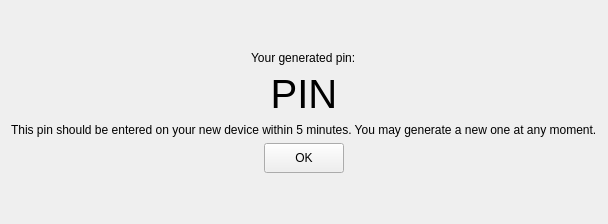
         <widget class="QWidget" name="pinDisplayPage">
          <layout class="QVBoxLayout" name="verticalLayout_18">
           <item>
            <spacer name="verticalSpacer_15">
             <property name="orientation">
              <enum>Qt::Vertical</enum>
             </property>
             <property name="sizeHint" stdset="0">
              <size>
               <width>20</width>
               <height>40</height>
              </size>
             </property>
            </spacer>
           </item>
           <item alignment="Qt::AlignHCenter">
            <widget class="QLabel" name="label_24">
             <property name="text">
              <string>Your generated pin:</string>
             </property>
            </widget>
           </item>
           <item>
            <widget class="QLabel" name="pinLabel">
             <property name="font">
              <font>
               <pointsize>30</pointsize>
               <stylestrategy>PreferAntialias</stylestrategy>
              </font>
             </property>
             <property name="toolTip">
              <string>Generated PIN for linking</string>
             </property>
             <property name="text">
              <string>PIN</string>
             </property>
             <property name="alignment">
              <set>Qt::AlignCenter</set>
             </property>
            </widget>
           </item>
           <item alignment="Qt::AlignHCenter">
            <widget class="QLabel" name="label_25">
             <property name="text">
              <string>This pin should be entered on your new device within 5 minutes. You may generate a new one at any moment.</string>
             </property>
            </widget>
           </item>
           <item alignment="Qt::AlignHCenter">
            <widget class="QPushButton" name="exportEndedOkButton">
             <property name="minimumSize">
              <size>
               <width>40</width>
               <height>30</height>
              </size>
             </property>
             <property name="maximumSize">
              <size>
               <width>200</width>
               <height>16777215</height>
              </size>
             </property>
             <property name="toolTip">
              <string>Accept PIN generation and quit button</string>
             </property>
             <property name="text">
              <string>OK</string>
             </property>
            </widget>
           </item>
           <item>
            <spacer name="verticalSpacer_16">
             <property name="orientation">
              <enum>Qt::Vertical</enum>
             </property>
             <property name="sizeHint" stdset="0">
              <size>
               <width>20</width>
               <height>40</height>
              </size>
             </property>
            </spacer>
           </item>
          </layout>
         </widget>
